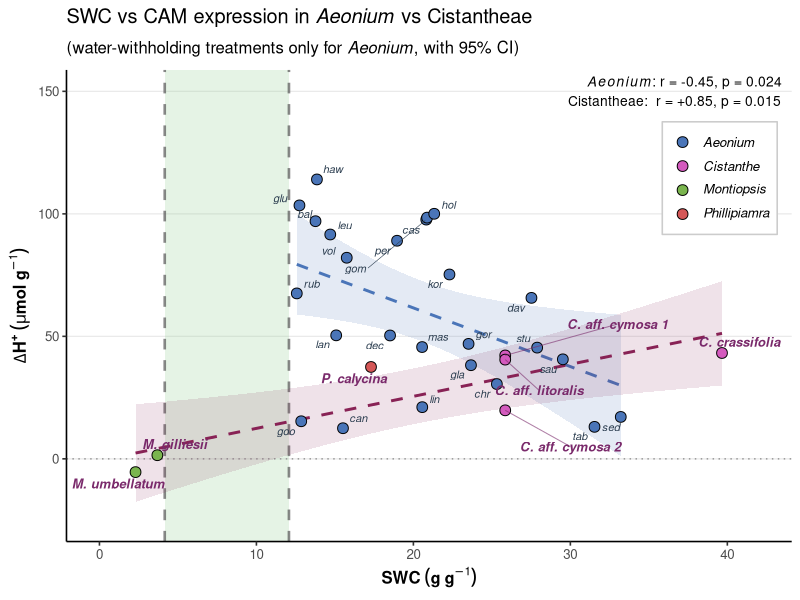
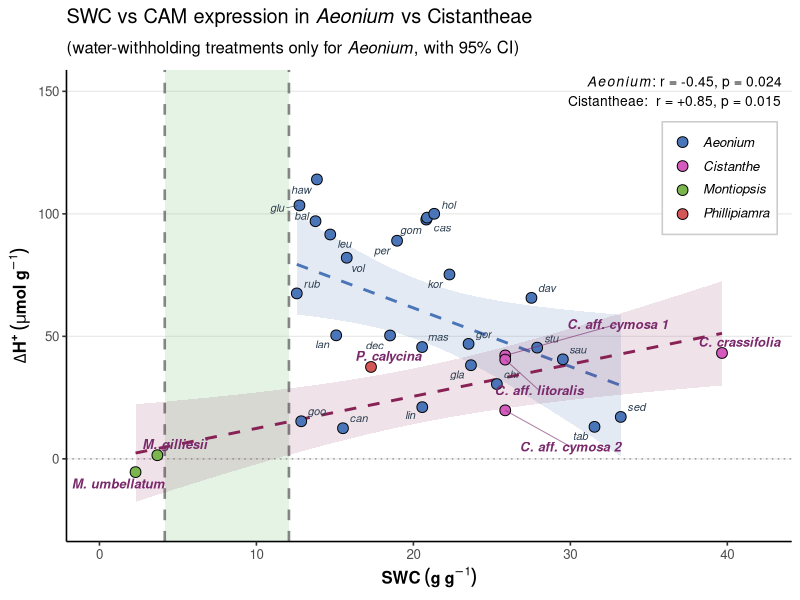
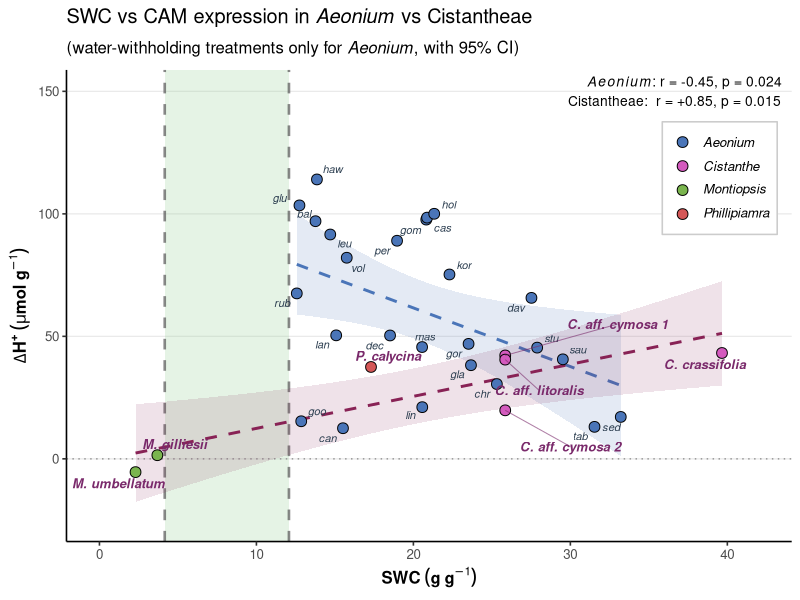

R code for these plots, in order:
# =============================================================================
# Figure 4 reproduction script
# Supplementary material for Jose et. al: Two putative instances of evolutionary
# loss of CAM photosynthesis within the plant clade Cistantheae
# 
# Reproduces Figure 4 (SWC vs CAM expression in Aeonium and Cistantheae) from
# a single species-level data file. Two within-lineage least-squares
# regressions are fitted and displayed on the figure:
#   (1) Aeonium (from Messerschmid et al. 2026 data, water-withholding subset)
#   (2) Cistantheae (this study, water-withholding treatment)
#
# The console output also reports a sensitivity analysis excluding the two
# Montiopsis species (M. gilliesii, M. umbellatum), which is discussed in the
# main text but is not shown as a regression line on Figure 4.
#
# NOTE: A small number of purely cosmetic elements (r/p summary box, threshold
# label + leftward arrow) are added by hand in Illustrator on the exported
# figure. All statistical content, points, regression lines, 95% CI ribbons,
# threshold shaded region and threshold vertical lines are produced by this
# script.
#
# INPUT:   Fig4_species_level_data.csv  (in the same directory as this script)
# OUTPUT:  Fig4_reproduced.pdf, Fig4_reproduced.png  (in the same directory)
# =============================================================================

# -----------------------------------------------------------------------------
# 0. Session setup
# -----------------------------------------------------------------------------
cat("R version:", R.version.string, "\n\n")

required_pkgs <- c("ggplot2", "ggrepel", "dplyr")
missing_pkgs  <- setdiff(required_pkgs, rownames(installed.packages()))
if (length(missing_pkgs) > 0) {
  message("Installing missing packages: ", paste(missing_pkgs, collapse = ", "))
  install.packages(missing_pkgs)
}
invisible(lapply(required_pkgs, library, character.only = TRUE))

if (interactive()) {
  script_dir <- tryCatch(
    dirname(rstudioapi::getSourceEditorContext()$path),
    error = function(e) getwd()
  )
  if (nzchar(script_dir)) setwd(script_dir)
}

# -----------------------------------------------------------------------------
# 1. Load data + standardize display names
# -----------------------------------------------------------------------------
dat <- read.csv("Fig4_species_level_data.csv", stringsAsFactors = FALSE)

stopifnot(
  nrow(dat) >= 30,
  all(c("taxon","clade","genus","SWC_g_per_g","DH_umol_per_g") %in% names(dat)),
  all(dat$clade %in% c("Aeonium","Cistantheae"))
)

# Expand Cistantheae short codes to standardized "G. species" labels
cist_display <- c(
  "Ccrass"        = "C. crassifolia",
  "Caffcymmosa1"  = "C. aff. cymosa 1",
  "Caffcymosa2"   = "C. aff. cymosa 2",
  "Cafflitoralis" = "C. aff. litoralis",
  "Mgli"          = "M. gilliesii",
  "Mumbellatum"   = "M. umbellatum",
  "Pcalycina"     = "P. calycina"
)
dat$display <- ifelse(dat$taxon %in% names(cist_display),
                      cist_display[dat$taxon],
                      dat$taxon)

aeo      <- subset(dat, clade == "Aeonium")
cist_all <- subset(dat, clade == "Cistantheae")
cist_noM <- subset(cist_all, genus != "Montiopsis")   # sensitivity analysis

cat("Sample sizes:\n")
cat("  Aeonium species:                       ", nrow(aeo),      "\n")
cat("  Cistantheae species (all):             ", nrow(cist_all), "\n")
cat("  Cistantheae species (excl. Montiopsis):", nrow(cist_noM), "\n\n")

# -----------------------------------------------------------------------------
# 2. Correlations (Pearson; equivalent to Gaussian GLM with identity link)
# -----------------------------------------------------------------------------
cor_aeo  <- cor.test(aeo$SWC_g_per_g,      aeo$DH_umol_per_g)
cor_cist <- cor.test(cist_all$SWC_g_per_g, cist_all$DH_umol_per_g)
cor_noM  <- cor.test(cist_noM$SWC_g_per_g, cist_noM$DH_umol_per_g)

cat("=== Aeonium (water-withholding treatments) ===\n"); print(cor_aeo)
cat("\n=== Cistantheae (all species, this study) ===\n"); print(cor_cist)
cat("\n=== Sensitivity: Cistantheae excluding Montiopsis ===\n"); print(cor_noM)

# -----------------------------------------------------------------------------
# 3. Plot elements
# -----------------------------------------------------------------------------
# Colours
col_aeonium      <- "#4A75B8"
col_cistanthe    <- "#D45ABE"
col_montiopsis   <- "#7AB54E"
col_phillipiamra <- "#D45757"
col_cist_fit     <- "#882255"

genus_levels  <- c("Aeonium", "Cistanthe", "Montiopsis", "Phillipiamra",
                   "Calyptridium", "Thingia")
genus_colours <- c(Aeonium      = col_aeonium,
                   Cistanthe    = col_cistanthe,
                   Montiopsis   = col_montiopsis,
                   Phillipiamra = col_phillipiamra,
                   Calyptridium = "#DAA520",
                   Thingia      = "#6E5B96")
present_genera <- intersect(genus_levels, unique(dat$genus))

# ----- Threshold region (homogeneous green shade) ------------------------
# Left edge:  abuts the right side of the M. gilliesii circle but does not
#             cross into it (~0.47 data units to the right of its centre;
#             tune if you change the point size).
# Right edge: left edge of the Aeonium 95% CI ribbon (min Aeonium SWC - 0.5).
mgli_x       <- subset(cist_all, taxon == "Mgli")$SWC_g_per_g       # ~3.69
aeo_ci_start <- min(aeo$SWC_g_per_g) - 0.5                           # ~12.07
shade_left   <- mgli_x + 0.47                                        # ~4.16

# Three C. aff. taxa share SWC = 25.85 and overlap heavily; hand-tuned labels
manual_positions <- data.frame(
  taxon   = c("Caffcymmosa1", "Cafflitoralis", "Caffcymosa2"),
  label_x = c(33,            28,             30),
  label_y = c(55,            28,             5)
)
manual_labels <- merge(cist_all, manual_positions, by = "taxon")
auto_cist    <- subset(cist_all, !(taxon %in% manual_positions$taxon))

# -----------------------------------------------------------------------------
# 4. Build the plot
# -----------------------------------------------------------------------------
p <- ggplot() +
  # Homogeneous green threshold region
  annotate("rect", xmin = shade_left, xmax = aeo_ci_start,
           ymin = -Inf, ymax = Inf,
           fill = "#8CCC8C", alpha = 0.22) +
  # Two bold dashed vertical lines at the threshold boundaries
  geom_vline(xintercept = c(shade_left, aeo_ci_start),
             color = "#555555", linetype = "dashed",
             alpha = 0.70, linewidth = 0.9) +
  geom_hline(yintercept = 0, color = "grey60", linetype = "dotted") +
  
  # Regressions with 95% CI
  geom_smooth(data = aeo,
              aes(SWC_g_per_g, DH_umol_per_g),
              method = "lm", formula = y ~ x, se = TRUE, level = 0.95,
              color = col_aeonium, fill = col_aeonium,
              alpha = 0.15, linetype = "dashed", linewidth = 1,
              show.legend = FALSE) +
  geom_smooth(data = cist_all,
              aes(SWC_g_per_g, DH_umol_per_g),
              method = "lm", formula = y ~ x, se = TRUE, level = 0.95,
              color = col_cist_fit, fill = col_cist_fit,
              alpha = 0.13, linetype = "dashed", linewidth = 1,
              show.legend = FALSE) +
  
  # Points, coloured by genus
  geom_point(data = dat,
             aes(SWC_g_per_g, DH_umol_per_g, fill = genus),
             color = "black", shape = 21, size = 3.3, stroke = 0.5) +
  scale_fill_manual(
    values = genus_colours[present_genera],
    breaks = present_genera,
    labels = lapply(present_genera, function(g) bquote(italic(.(g)))),
    name   = NULL
  ) +
  
  # Aeonium labels (short codes, auto-placed)
  geom_text_repel(data = aeo,
                  aes(SWC_g_per_g, DH_umol_per_g, label = display),
                  fontface = "italic", size = 2.8, color = "#2C3E50",
                  max.overlaps = Inf, segment.size = 0.2) +
  # Cistantheae labels (auto-placed subset)
  geom_text_repel(data = auto_cist,
                  aes(SWC_g_per_g, DH_umol_per_g, label = display),
                  fontface = "bold.italic", size = 3.3, color = "#7A2A6B",
                  max.overlaps = Inf, segment.size = 0.2) +
  # Cistantheae labels (manual subset with leader lines)
  geom_segment(data = manual_labels,
               aes(x = SWC_g_per_g, y = DH_umol_per_g,
                   xend = label_x, yend = label_y),
               color = "#7A2A6B", linewidth = 0.35, alpha = 0.6) +
  geom_text(data = manual_labels,
            aes(x = label_x, y = label_y, label = display),
            fontface = "bold.italic", size = 3.3, color = "#7A2A6B",
            hjust = 0.5, vjust = 0.5) +
  
  # r / p annotation (top-right)
  annotate("text", x = Inf, y = Inf,
           label = sprintf("italic(Aeonium)*': r = %+.2f, p = %.3f'",
                           cor_aeo$estimate, cor_aeo$p.value),
           parse = TRUE, hjust = 1.05, vjust = 1.5, size = 3.5) +
  annotate("text", x = Inf, y = Inf,
           label = sprintf("'Cistantheae:  r = %+.2f, p = %.3f'",
                           cor_cist$estimate, cor_cist$p.value),
           parse = TRUE, hjust = 1.05, vjust = 3.0, size = 3.5) +
  
  labs(
    title    = expression("SWC vs CAM expression in " *
                          italic("Aeonium") * " vs Cistantheae"),
    subtitle = expression("(water-withholding treatments only for " *
                          italic("Aeonium") * ", with 95% CI)"),
    x = expression(bold(SWC~(g~g^{-1}))),
    y = expression(bold(Delta*H^{"+"}~(mu*mol~g^{-1})))
  ) +
  coord_cartesian(xlim = c(0, 42), ylim = c(-25, 150)) +
  theme_classic(base_size = 12) +
  theme(
    plot.title           = element_text(face = "bold"),
    plot.subtitle        = element_text(face = "bold"),
    panel.grid.major.y   = element_line(color = "#E8E8E8", linewidth = 0.4),
    legend.position      = c(0.98, 0.89),
    legend.justification = c(1, 1),
    legend.background    = element_rect(fill = "white", color = "#CCCCCC"),
    legend.title         = element_blank(),
    legend.text.align    = 0
  )

print(p)
ggsave("Fig4_reproduced.pdf", p, width = 11, height = 8)
ggsave("Fig4_reproduced.png", p, width = 11, height = 8, dpi = 300)

# -----------------------------------------------------------------------------
# 5. Session info
# -----------------------------------------------------------------------------
cat("\n=== sessionInfo() ===\n")
print(sessionInfo())
